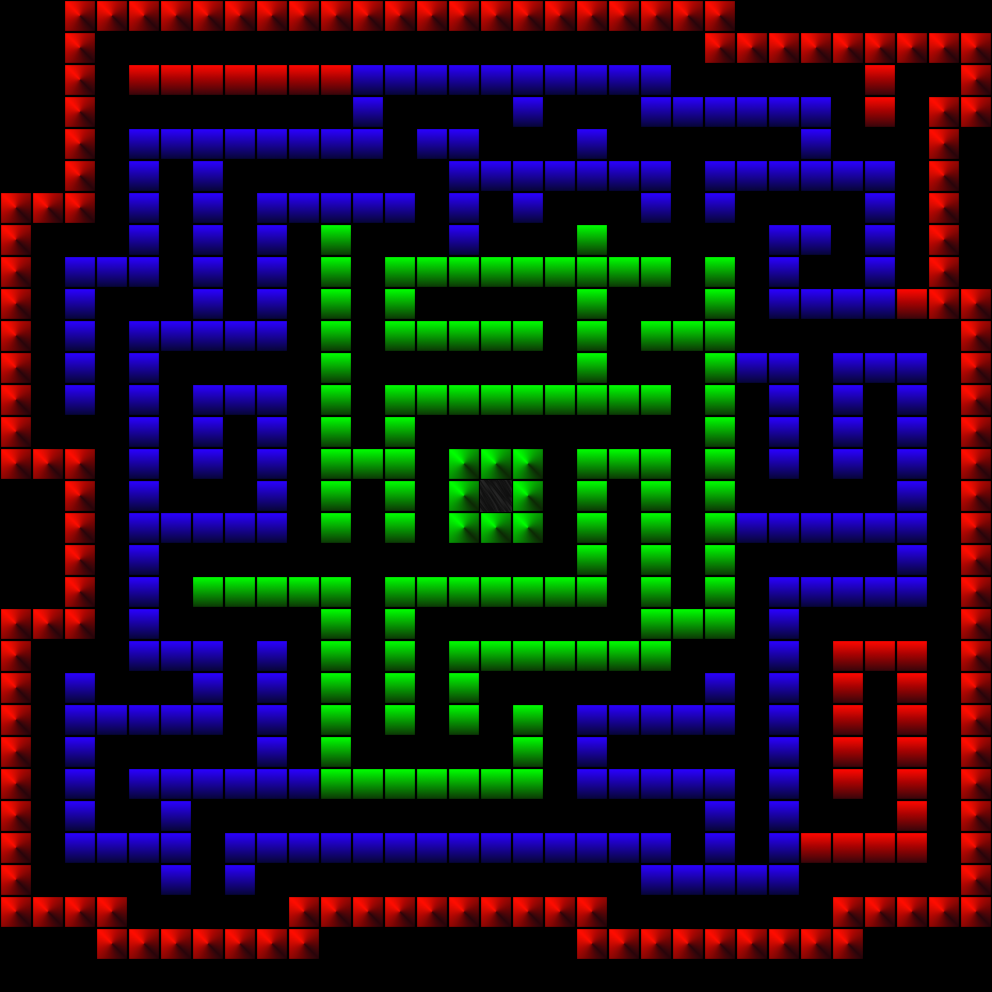

Rendered tile map (Tiled .tmx) drawn with the repository's tilesets; below, a short description and the full map source, tile grids included:
An orthogonal 31x31 tile map with 32x32 px tiles, 1 tile layer (Tile Layer 1) and 7 objects (6x collision, collider).

<map version="1.10" tiledversion="1.11.0" orientation="orthogonal" renderorder="right-down" width="31" height="31" tilewidth="32" tileheight="32" infinite="0" nextlayerid="2" nextobjectid="1">
 <tileset firstgid="1" name="Tileset1" tilewidth="32" tileheight="32" tilecount="7" columns="0">
  <grid orientation="orthogonal" width="1" height="1" />
  <tile id="0">
   <image source="tiles/tile0.png" width="32" height="32" />
   <objectgroup draworder="index" id="2">
    <object id="1" name="collider" x="0" y="0" width="32" height="32" />
   </objectgroup>
  </tile>
  <tile id="1">
   <image source="tiles/tile1.png" width="32" height="32" />
   <objectgroup draworder="index" id="2">
    <object id="4" name="collision" x="0" y="0" width="32" height="32" />
   </objectgroup>
  </tile>
  <tile id="2">
   <image source="tiles/tile2.png" width="32" height="32" />
   <objectgroup draworder="index" id="2">
    <object id="1" name="collision" x="0" y="0" width="32" height="32" />
   </objectgroup>
  </tile>
  <tile id="3">
   <image source="tiles/tile3.png" width="32" height="32" />
   <objectgroup draworder="index" id="2">
    <object id="1" name="collision" x="0" y="0" width="32" height="32" />
   </objectgroup>
  </tile>
  <tile id="4">
   <image source="tiles/tile4.png" width="32" height="32" />
   <objectgroup draworder="index" id="2">
    <object id="3" name="collision" x="0" y="0" width="32" height="32" />
   </objectgroup>
  </tile>
  <tile id="5">
   <image source="tiles/tile5.png" width="32" height="32" />
   <objectgroup draworder="index" id="2">
    <object id="1" name="collision" x="0" y="0" width="32" height="32" />
   </objectgroup>
  </tile>
  <tile id="6">
   <image source="tiles/tile6.png" width="32" height="32" />
   <objectgroup draworder="index" id="2">
    <object id="2" name="collision" x="0" y="0" width="32" height="32" />
   </objectgroup>
  </tile>
 </tileset>
 <layer id="1" name="Tile Layer 1" width="31" height="31">
  <data encoding="csv">
0,0,4,4,4,4,4,4,4,4,4,4,4,4,4,4,4,4,4,4,4,4,4,0,0,0,0,0,0,0,0,
0,0,4,0,0,0,0,0,0,0,0,0,0,0,0,0,0,0,0,0,0,0,4,4,4,4,4,4,4,4,4,
0,0,4,0,5,5,5,5,5,5,5,3,3,3,3,3,3,3,3,3,3,0,0,0,0,0,0,5,0,0,4,
0,0,4,0,0,0,0,0,0,0,0,3,0,0,0,0,3,0,0,0,3,3,3,3,3,3,0,5,0,4,4,
0,0,4,0,3,3,3,3,3,3,3,3,0,3,3,0,0,0,3,0,0,0,0,0,0,3,0,0,0,4,0,
0,0,4,0,3,0,3,0,0,0,0,0,0,0,3,3,3,3,3,3,3,0,3,3,3,3,3,3,0,4,0,
4,4,4,0,3,0,3,0,3,3,3,3,3,0,3,0,3,0,0,0,3,0,3,0,0,0,0,3,0,4,0,
4,0,0,0,3,0,3,0,3,0,7,0,0,0,3,0,0,0,7,0,0,0,0,0,3,3,0,3,0,4,0,
4,0,3,3,3,0,3,0,3,0,7,0,7,7,7,7,7,7,7,7,7,0,7,0,3,0,0,3,0,4,0,
4,0,3,0,0,0,3,0,3,0,7,0,7,0,0,0,0,0,7,0,0,0,7,0,3,3,3,3,5,4,4,
4,0,3,0,3,3,3,3,3,0,7,0,7,7,7,7,7,0,7,0,7,7,7,0,0,0,0,0,0,0,4,
4,0,3,0,3,0,0,0,0,0,7,0,0,0,0,0,0,0,7,0,0,0,7,3,3,0,3,3,3,0,4,
4,0,3,0,3,0,3,3,3,0,7,0,7,7,7,7,7,7,7,7,7,0,7,0,3,0,3,0,3,0,4,
4,0,0,0,3,0,3,0,3,0,7,0,7,0,0,0,0,0,0,0,0,0,7,0,3,0,3,0,3,0,4,
4,4,4,0,3,0,3,0,3,0,7,7,7,0,6,6,6,0,7,7,7,0,7,0,3,0,3,0,3,0,4,
0,0,4,0,3,0,0,0,3,0,7,0,7,0,6,1,6,0,7,0,7,0,7,0,0,0,0,0,3,0,4,
0,0,4,0,3,3,3,3,3,0,7,0,7,0,6,6,6,0,7,0,7,0,7,3,3,3,3,3,3,0,4,
0,0,4,0,3,0,0,0,0,0,0,0,0,0,0,0,0,0,7,0,7,0,7,0,0,0,0,0,3,0,4,
0,0,4,0,3,0,7,7,7,7,7,0,7,7,7,7,7,7,7,0,7,0,7,0,3,3,3,3,3,0,4,
4,4,4,0,3,0,0,0,0,0,7,0,7,0,0,0,0,0,0,0,7,7,7,0,3,0,0,0,0,0,4,
4,0,0,0,3,3,3,0,3,0,7,0,7,0,7,7,7,7,7,7,7,0,0,0,3,0,5,5,5,0,4,
4,0,3,0,0,0,3,0,3,0,7,0,7,0,7,0,0,0,0,0,0,0,3,0,3,0,5,0,5,0,4,
4,0,3,3,3,3,3,0,3,0,7,0,7,0,7,0,7,0,3,3,3,3,3,0,3,0,5,0,5,0,4,
4,0,3,0,0,0,0,0,3,0,7,0,0,0,0,0,7,0,3,0,0,0,0,0,3,0,5,0,5,0,4,
4,0,3,0,3,3,3,3,3,3,7,7,7,7,7,7,7,0,3,3,3,3,3,0,3,0,5,0,5,0,4,
4,0,3,0,0,3,0,0,0,0,0,0,0,0,0,0,0,0,0,0,0,0,3,0,3,0,0,0,5,0,4,
4,0,3,3,3,3,0,3,3,3,3,3,3,3,3,3,3,3,3,3,3,0,3,0,3,5,5,5,5,0,4,
4,0,0,0,0,3,0,3,0,0,0,0,0,0,0,0,0,0,0,0,3,3,3,3,3,0,0,0,0,0,4,
4,4,4,4,0,0,0,0,0,4,4,4,4,4,4,4,4,4,4,0,0,0,0,0,0,0,4,4,4,4,4,
0,0,0,4,4,4,4,4,4,4,0,0,0,0,0,0,0,0,4,4,4,4,4,4,4,4,4,0,0,0,0,
0,0,0,0,0,0,0,0,0,0,0,0,0,0,0,0,0,0,0,0,0,0,0,0,0,0,0,0,0,0,0
</data>
 </layer>
</map>
